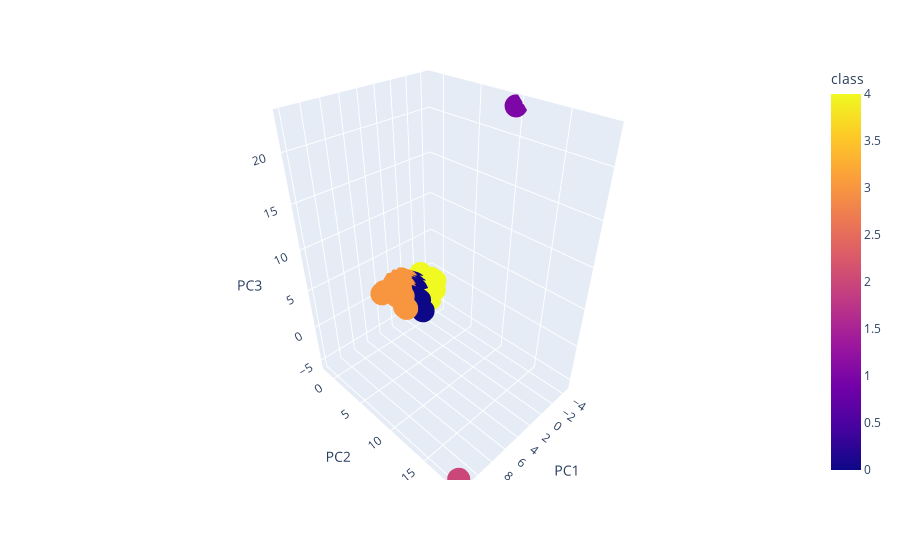

Notebook cell for this chart:
### Markdown cell above
Visualizing Results

### Code cell
#Unsure
import plotly.express as px
df = clustered_df
fig = px.scatter_3d(df, x='PC1', y='PC2', z='PC3',
              color='class', hover_name="CoinName", hover_data=["Algorithm"] )
fig.show()

### Figure 1 — Plotly figure (JSON) as saved in the notebook; plotly's stock layout.template omitted (floating-point values rounded to 4 significant figures; data arrays with more than 128 entries replaced by an {"elided": "..."} marker saying what was removed)
{"data": [{"customdata": {"elided": "637x1 str values"}, "hovertemplate": "<b>%{hovertext}</b><br><br>PC1=%{x}<br>PC2=%{y}<br>PC3=%{z}<br>Algorithm=%{customdata[0]}<br>class=%{marker.color}<extra></extra>", "hovertext": {"elided": "637 str values"}, "legendgroup": "", "marker": {"color": {"elided": "637 int values"}, "coloraxis": "coloraxis", "symbol": "circle"}, "mode": "markers", "name": "", "scene": "scene", "showlegend": false, "type": "scatter3d", "x": {"elided": "637 float values"}, "y": {"elided": "637 float values"}, "z": {"elided": "637 float values"}}], "layout": {"coloraxis": {"colorbar": {"title": {"text": "class"}}, "colorscale": [[0, "#0d0887"], [0.1111, "#46039f"], [0.2222, "#7201a8"], [0.3333, "#9c179e"], [0.4444, "#bd3786"], [0.5556, "#d8576b"], [0.6667, "#ed7953"], [0.7778, "#fb9f3a"], [0.8889, "#fdca26"], [1, "#f0f921"]]}, "legend": {"tracegroupgap": 0}, "margin": {"t": 60}, "scene": {"domain": {"x": [0, 1], "y": [0, 1]}, "xaxis": {"title": {"text": "PC1"}}, "yaxis": {"title": {"text": "PC2"}}, "zaxis": {"title": {"text": "PC3"}}}}}
